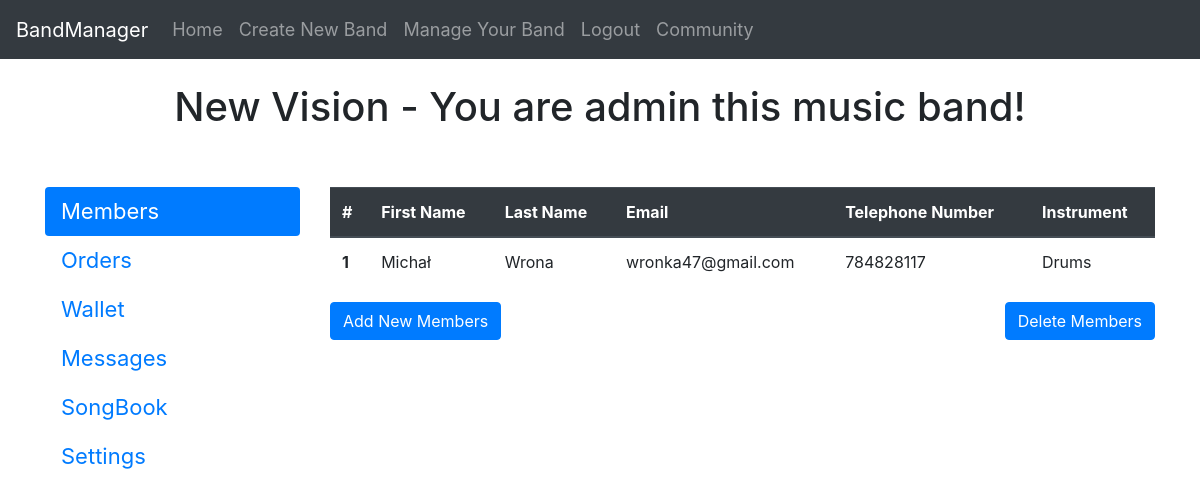
Before: /manage-your-band/1 (signed in) with the older database file.
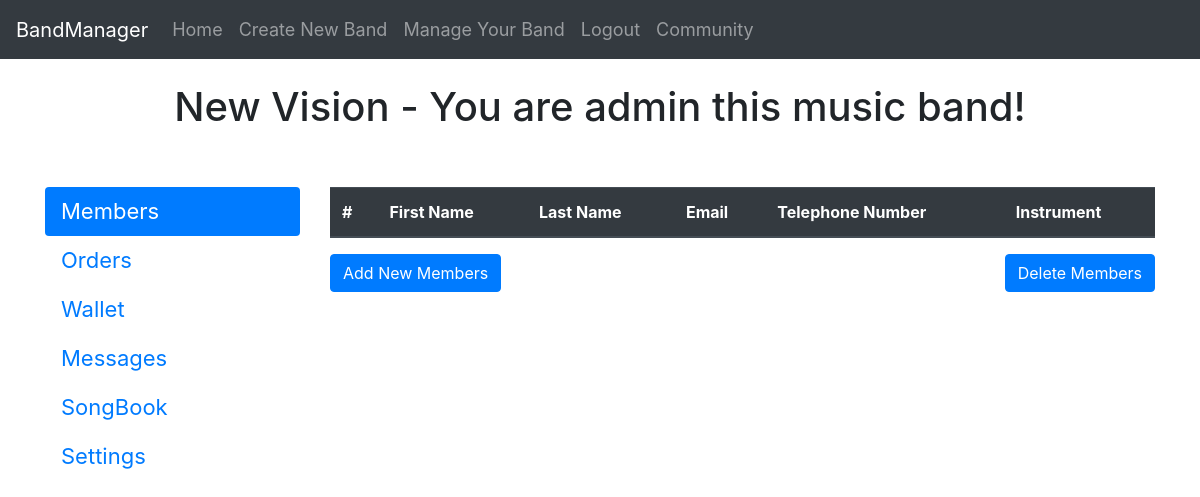
After: the same page with the newer database file.
### website/models.py (models this page shows)
class User(db.Model, UserMixin):
    id = db.Column(db.Integer, primary_key=True, unique=True)
    first_name = db.Column(db.String(150))
    surname = db.Column(db.String(150))
    email = db.Column(db.String(150), unique=True)
    password = db.Column(db.String(150))
    telephone_number = db.Column(db.Integer)
    instrument = db.Column(db.String(150))
    band_id = db.Column(db.Integer)
    band = db.relationship('Band')

### website/views.py (the view)
@views.route('/manage-your-band/<int:band_id>', methods=['GET', 'POST'])
@login_required
def band_manager(band_id):
    band = Band.query.filter_by(id=band_id).first()
    users_in_this_band = User.query.filter_by(band_id=band.id)
    users_without_band = User.query.filter_by(band_id=None).all()
    list_with_index_and_user_object = []
    index = 1
    for user in users_in_this_band:
        list_with_index_and_user_object.append([index, user])
        index += 1
    return render_template('band_manager.html', user=current_user, band=band,
                            users_in_this_band=list_with_index_and_user_object, users_without_band=users_without_band)

### website/__init__.py (called while the page is built)
def create_app():
    app = Flask(__name__)
    app.config['SECRET_KEY'] = 'aoeijop[4235kldnsf-3qpoiopejf0283482rhgfsoqv=daihfauighe490ge40i'
    app.config['SQLALCHEMY_DATABASE_URI'] = f'sqlite:///{DB_NAME}'
    db.init_app(app)
    from .views import views
    from .auth import auth
    app.register_blueprint(views, url_prefix='/')
    app.register_blueprint(auth, url_prefix='/')
    from .models import User, Band
    create_database(app)
    login_manager = LoginManager()
    login_manager.login_view = 'auth.login'
    login_manager.init_app(app)
    @login_manager.user_loader
    def load_user(id):
        return User.query.get(int(id))
    return app

### website/templates/band_manager.html (shortened to what this page needs)
{% extends "base.html" %}
{% block content %}
<br/>
{% if band.user_id_admin == user.id %}
  <h1 align="center">{{band.name}} - You are admin this music band!</h1>
{% else %}
  <h1 align="center">{{band.name}} - You are a member of a music band!</h1>
{% endif %}
<br><br/>
<div class="row">
    <div class="col-3">
      <div class="nav flex-column nav-pills" id="v-pills-tab" role="tablist" aria-orientation="vertical"  style="font-size: 22px;">
        <a class="nav-link active" id="v-pills-members-tab" data-toggle="pill" href="#v-pills-members" role="tab" aria-controls="v-pills-home" aria-selected="true">Members</a>
        <a class="nav-link" id="v-pills-orders-tab" data-toggle="pill" href="#v-pills-orders" role="tab" aria-controls="v-pills-orders" aria-selected="false">Orders</a>
        <a class="nav-link" id="v-pills-wallet-tab" data-toggle="pill" href="#v-pills-wallet" role="tab" aria-controls="v-pills-wallet" aria-selected="false">Wallet</a>
        <a class="nav-link" id="v-pills-messages-tab" data-toggle="pill" href="#v-pills-messages" role="tab" aria-controls="v-pills-messages" aria-selected="false">Messages</a>
        <a class="nav-link" id="v-pills-songbook-tab" data-toggle="pill" href="#v-pills-songbook" role="tab" aria-controls="v-pills-songbook" aria-selected="false">SongBook</a>
        <a class="nav-link" id="v-pills-settings-tab" data-toggle="pill" href="#v-pills-settings" role="tab" aria-controls="v-pills-settings" aria-selected="false">Settings</a>
      </div>
    </div>
    <div class="col-9">
      <div class="tab-content" id="v-pills-tabContent" >
        <div class="tab-pane fade show active" id="v-pills-members" role="tabpanel" aria-labelledby="v-pills-members-tab">
            <table class="table">
                <thead class="thead-dark">
                  <tr>
                    <th scope="col">#</th>
                    <th scope="col">First Name</th>
                    <th scope="col">Last Name </th>
                    <th scope="col">Email</th>
                    <th scope="col">Telephone Number</th>
                    <th scope="col">Instrument</th>
                  </tr>
                </thead>
                <tbody>
                {% for i, user in users_in_this_band %}
                  <tr>
                    <th scope="row">{{i}}</th>
                    <td>{{user.first_name}}</td>
                    <td>{{user.surname}}</td>
                    <td>{{user.email}}</td>
                    <td>{{user.telephone_number}}</td>
                    <td>{{user.instrument}}</td>
                  </tr>
                {% endfor %}
                </tbody>
              </table>
              {% if band.user_id_admin == user.id %}
                <button type="button" class="btn btn-primary" data-toggle="modal" data-target="#addNewMembersModal">
                  Add New Members
                </button>
                <button type="button" class="btn btn-primary" data-toggle="modal" data-target="#deleteMembersModal" style="float:right;">
                  Delete Members
                </button>
              {% endif %}
        </div>
      </div>
    </div>
  </div>
{% endblock %}

Changed rows visible on the page:
no longer on this page (row edited): User: i "1", first_name "Michał", surname "Wrona", email "wronka47@gmail.com", telephone_number "784828117", instrument "Drums"
